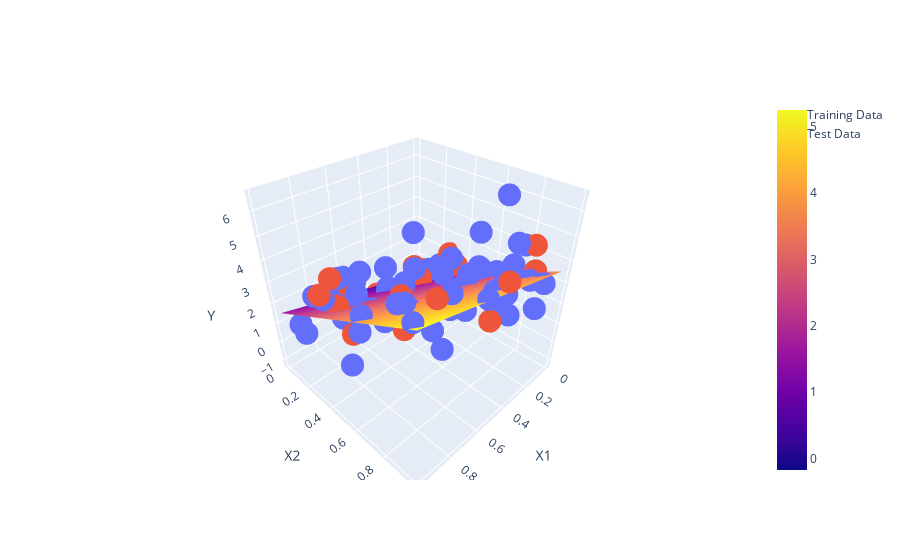

Notebook cell for this chart:
### Code cell
import numpy as np
import matplotlib.pyplot as plt
import plotly.graph_objects as go
from sklearn.model_selection import train_test_split
from sklearn.linear_model import LinearRegression
from sklearn.metrics import mean_squared_error

# Generate random data for demonstration
np.random.seed(42)
X1 = np.random.rand(100, 1)
X2 = np.random.rand(100, 1)
y = 2 * X1 + 3 * X2 + np.random.randn(100, 1)

# Split the data into training and testing sets
X_train, X_test, y_train, y_test = train_test_split(np.hstack((X1, X2)), y, test_size=0.2, random_state=42)

# Fit the linear regression model
model = LinearRegression()
model.fit(X_train, y_train)

# Make predictions on the test set
y_pred = model.predict(X_test)

# Calculate the mean squared error
mse = mean_squared_error(y_test, y_pred)
print(f'Mean Squared Error: {mse}')

# Plot the hyperplane in a 3D interactive plot using Plotly
fig = go.Figure()

# Scatter plot for the training data
fig.add_trace(go.Scatter3d(x=X_train[:, 0], y=X_train[:, 1], z=y_train.flatten(), mode='markers', name='Training Data'))

# Scatter plot for the test data
fig.add_trace(go.Scatter3d(x=X_test[:, 0], y=X_test[:, 1], z=y_test.flatten(), mode='markers', name='Test Data'))

# Hyperplane plot
x_range = np.linspace(X1.min(), X1.max(), 10)
y_range = np.linspace(X2.min(), X2.max(), 10)
x_plane, y_plane = np.meshgrid(x_range, y_range)
z_plane = model.coef_[0, 0] * x_plane + model.coef_[0, 1] * y_plane + model.intercept_

fig.add_trace(go.Surface(x=x_plane, y=y_plane, z=z_plane, name='Hyperplane'))

# Set layout
fig.update_layout(scene=dict(
                    xaxis=dict(title='X1'),
                    yaxis=dict(title='X2'),
                    zaxis=dict(title='Y')
                ))

# Show the plot
fig.show()
